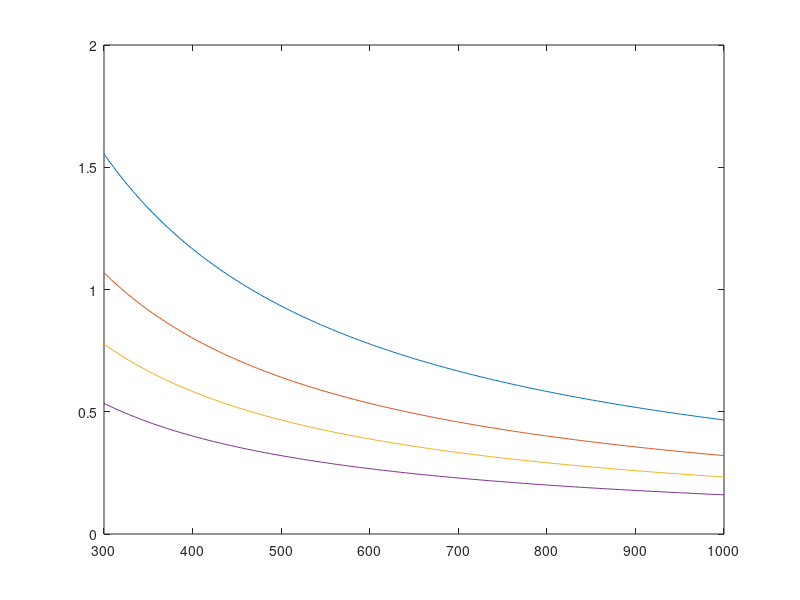

Recreate this plot in MATLAB. (Note: this script raises an error after producing the figure.)
% Preliminary electric aircraft sizing using range formulation from Martin
% Hepperle, German Aerospace Center, at the Institute of Aerodynamics and
% Flow Technology
R = 240; % nautical miles, set by mission
R = R * 1852; % convert to meters
g = 9.81;
eta = 0.85; % overall efficiency, limited by propeller efficiency (best case)
E = 350; % Wh/kg
L_D = linspace(1,16,2^8); % mission lift-to-drag ratio range, cruise-dominated 
mBat_mTot = (R*g)./(E.*eta.*L_D);
% figure(1)
% subplot(1,2,1)
% plot(L_D,mBat_mTot);
% xlabel('L/D')
% ylabel('m_b_a_t / m_t_o_t')
% title('Battery Mass Fraction for Various Mission L/D (E*=350 Wh/kg)')

%FLIP ANALYSIS, WHAT E DO WE NEED?
E_star = linspace(300,1000,2^8);
L_D_Cruise = 16; % best case scenario for eRAM in cruise (Heart Aero ES-19)
mBat_mTot_E1 = (R*g)./(E_star.*eta.*L_D_Cruise);
mBat_mTot_E2 = (R*g)./(E_star.*eta.*11);
mBat_mTot_E3 = ((120*1852)*g)./(E_star.*eta.*L_D_Cruise);
mBat_mTot_E4 = ((120*1852)*g)./(E_star.*eta.*11);
plot(E_star,mBat_mTot_E2./1000,E_star,mBat_mTot_E1./1000)
hold on
plot(E_star,mBat_mTot_E4./1000,E_star,mBat_mTot_E3./1000)
xline(350,'m')
yline(0.5)
hold off
xlabel('Energy Density [Wh/kg]')
ylabel('m_b_a_t / m_t_o_t')
title('Battery Mass Fraction for Projected Energy Densities')
legend('R=240nm,L/D=11','R=240nm, L/D=16','R=120nm,L/D=11',...
    'R=120nm,L/D=16','2030 Limit','Fuel Mass Fraction Limit')